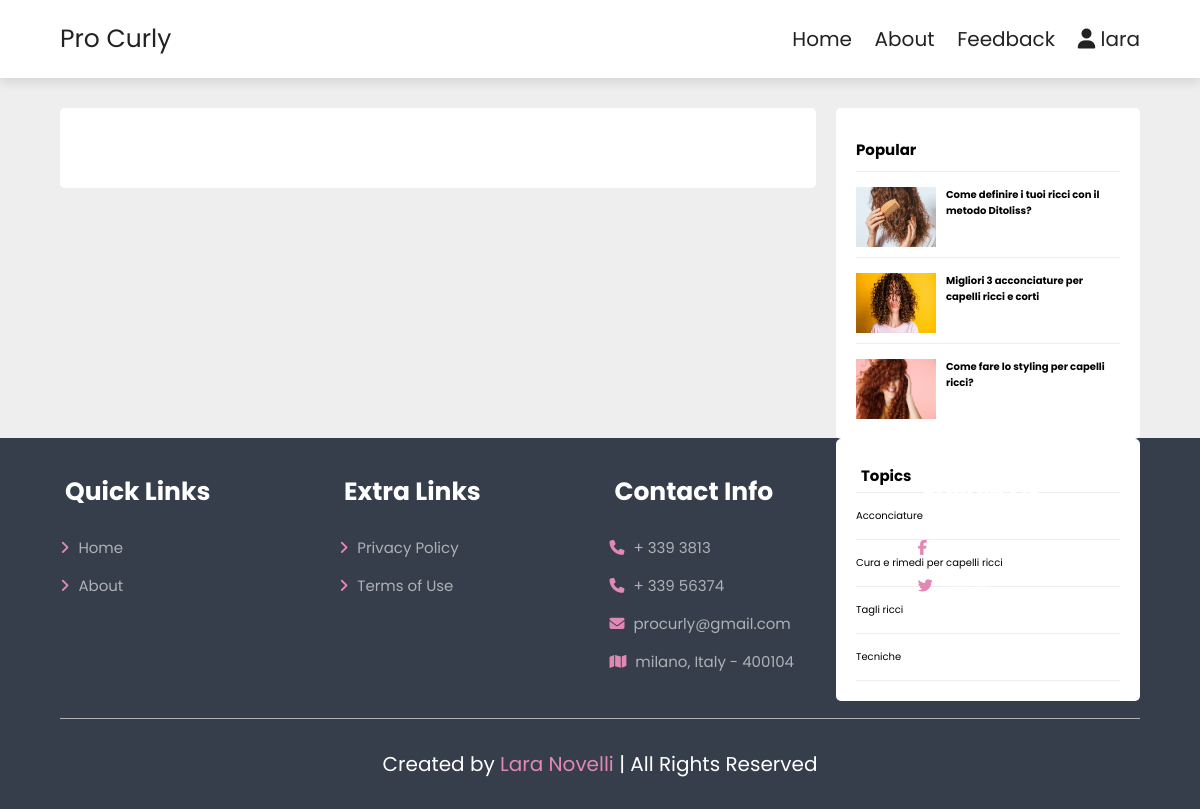
Page /php/post.php (signed in) on the committed database.
### tables this page shows
CREATE TABLE `posts` (
  `id` int(11) NOT NULL,
  `user_id` int(11) NOT NULL,
  `topic_id` int(11) DEFAULT NULL,
  `title` varchar(255) NOT NULL,
  `image` varchar(255) NOT NULL,
  `body` text NOT NULL,
  `published` tinyint(4) NOT NULL,
  `created_at` datetime NOT NULL DEFAULT CURRENT_TIMESTAMP
);

CREATE TABLE `topics` (
  `id` int(11) NOT NULL,
  `name` varchar(100) NOT NULL
);

### php/db.php (called while the page is built, shortened)
<?php
require('config.php');
function executeQuery($sql, $data)
{
    global $conn;
    $stmt = $conn->prepare($sql);
    $values = array_values($data);
    $types = str_repeat('s', count($values));
    $stmt->bind_param($types, ...$values);
    $stmt->execute();
    return $stmt;
}
function selectAll($table, $conditions = [])
{
    global $conn;
    $sql = "SELECT * FROM $table";
    if(empty($conditions)) {
        $stmt = $conn->prepare($sql);
        $stmt->execute();
        $records = $stmt ->get_result()->fetch_all(MYSQLI_ASSOC);
        return $records;
    }else{
        $i = 0;
        foreach($conditions as $key => $value) {
            if ($i === 0) {
                $sql = $sql . " WHERE $key=?";
            } else {
                $sql = $sql . " AND $key=?";
            }
            $i++;
        }
        $stmt = executeQuery($sql, $conditions);
        $records = $stmt ->get_result()->fetch_all(MYSQLI_ASSOC);
        return $records;
    }
}

### php/posts.php (called while the page is built, shortened)
<?php include(ROOT_PATH . "/db.php"); ?>
<?php
$table = 'posts';
$topics = selectAll('topics');
$posts = selectAll($table);

### php/post.php (the view, shortened to what this page needs)
<?php include(ROOT_PATH . "/posts.php");
usersOnly();?>
<?php
$topics = selectAll('topics');
$posts = selectAll('posts', ['published' => 1]);
?>
<!DOCTYPE html>
<html lang="en">
<head>
    <link rel="stylesheet" href="https://cdn.jsdelivr.net/npm/swiper@9/swiper-bundle.min.css"/>
    <link rel="stylesheet" href="https://cdnjs.cloudflare.com/ajax/libs/font-awesome/6.4.0/css/all.min.css">
    <link rel="stylesheet" href="../css/style.css">
</head>
<body>
<?php include(ROOT_PATH . "/../php/header.php") ?>
<section class="home-post clearfix">
    <div class="box-container single ">
    </div>
    <div class="sidebar single">
        <div class="section popular">
      <h2 class="section-title">Popular</h2>
      <?php $count = 0; ?>
      <?php foreach ($posts as $post): ?>
        <?php if ($count < 3): ?>
          <div class="post clearfix">
            <img src="<?php echo BASE_URL . '../blog/images/' . $post['image']; ?>" alt="">
            <a href="post.php?id=<?php echo $post['id']; ?>" class="title">
              <h4><?php echo $post['title']; ?></h4>
            </a>
          </div>
        <?php endif; ?>
        <?php $count++; ?>
      <?php endforeach; ?>
    </div>
        <div class="section topics">
            <h2 class="section-titile">Topics</h2>
            <ul>
                <?php foreach ($topics as $topic): ?>
                    <li><a href="<?php echo BASE_URL . 'php/index.php?topic_id=' . $topic['id'] . '&name' . $topic['name']; ?>"><?php echo $topic['name']; ?></a></li>
                <?php endforeach; ?>
            </div>
    </div>
</section>
<?php include(ROOT_PATH . "/../php/footer.php") ?>
</body>
</html>

### php/header.php (shortened to what this page needs)
<section class="header">
  <a href="<?php echo BASE_URL . 'php/index.php'?>" class="logo">Pro Curly</a>
  <nav class="navbar">
    <a href="<?php echo BASE_URL . 'php/index.php' ?>">Home</a>
    <a href="<?php echo BASE_URL . 'php/about.php' ?>">About</a>
    <a href="<?php echo BASE_URL . 'php/feedback.php' ?>">Feedback</a>
    <?php if (isset($_SESSION['id'])): ?>
      <a href="#">
        <i class="fa fa-user"></i>
        <?php echo $_SESSION['username']; ?>
      </a>
    <?php else: ?>
      <a href="<?php echo BASE_URL . 'php/register.php' ?>">Sign Up</a>
      <a href="<?php echo BASE_URL . 'php/login.php' ?>">Login Up</a>
    <?php endif; ?>
  </nav>
</section>

### php/footer.php
<section class="footer">
    <div class="box-container">
       <div class="box">
       <h3>Quick Links</h3>
        <a href="<?php echo BASE_URL . '/../php/index.php'?>"><i class="fa fa-angle-right" aria-hidden="true"></i> Home</a>
        <a href="<?php echo BASE_URL . '/../php/about.php'?>"><i class="fa fa-angle-right" aria-hidden="true"></i> About</a>
       </div>
       <div class="box">
        <h3>Extra Links</h3>
        <a href="<?php echo BASE_URL . '/../php/terms.php'?>"><i class="fa fa-angle-right" aria-hidden="true"></i> Privacy Policy</a>
        <a href="<?php echo BASE_URL . '/../php/terms.php'?>"><i class="fa fa-angle-right" aria-hidden="true"></i> Terms of Use</a>
       </div>
       <div class="box">
        <h3>Contact Info</h3>
        <a href="#"><i class="fa fa-phone" aria-hidden="true"></i> + 339 3813</a>
        <a href="#"><i class="fa fa-phone" aria-hidden="true"></i> + 339 56374</a>
        <a href="#"><i class="fa-solid fa-envelope"></i> procurly@gmail.com</a>
        <a href="#"><i class="fas fa-map"></i> milano, Italy - 400104 </a>
       </div>
       <div class="box">
        <h3>Follow Us</h3>
        <a href=""><i class="fa-brands fa-facebook-f"></i> Facebook</a>
        <a href="#"><i class="fab fa-twitter"></i> Twitter</a>
        </div>
    </div>
    <div class="credit"> Created by <span> Lara Novelli</span> | All Rights Reserved </div>
</section>

### css/style.css (style rules this page uses)
:root { --main-color: #e288b4; --black: #222; --white: #fff; --light-black: #777; --light-white: #fff9; --dark-bg: rgba(0,0,0,.7); --light-bg:#eee; --border: .1rem solid var(--black); --box-shadow: 0 .5rem 1rem rgba(0,0,0,.1); --text-box-shadow: 0 1.5rem 3rem rgba(0,0,0,.3); }
* { font-family: 'Poppins', sans-serif; margin: 0; padding: 0; box-sizing: border-box; outline: none; border: none; text-decoration: none; }
html { font-size: 62.5%; overflow-x: hidden; }
.clearfix::after { content: ''; display: block; clear: both; }
section { padding: 5rem 10%; }
.header { position: sticky; top:0; left: 0; right: 0; z-index: 1000; background-color: var(--white); display: flex; padding-top: 2rem; padding-bottom: 2rem; box-shadow: var(--box-shadow); align-items: center; justify-content: space-between; }
.header .logo { font-size: 2.5rem; color: var(--black); }
.header .navbar a { font-size: 2rem; margin-left: 2rem; color: var(--black); }
.footer { background-image: url("../images/footer-bg.png"); background-repeat: repeat; background-size: cover; background-position: center; }
.footer .box-container { display: grid; grid-template-columns: auto auto auto auto; gap: 3rem; }
.footer .box-container .box h3 { color: var(--white); font-size: 2.5rem; padding-bottom: 2rem; }
.footer .box-container .box a { color: var(--light-white); font-size: 1.5rem; padding-bottom: 1.5rem; display: block; }
.footer .box-container .box a i { color: var(--main-color); padding-right: .5rem; transition: .2s linear; }
.footer .credit { text-align: center; padding-top: 3rem; margin-top: 3rem; border-top: .1rem solid var(--light-white); font-size: 2rem; color: var(--white); }
.footer .credit span { color: var(--main-color); }
h1, h2, h3, h4, h5, h6 { margin: 5px; }
a { color: inherit; }
.home-post { background: var(--light-bg); }
.home-post .box-container { width: 70%; float: left; }
.home-post .sidebar { width: 30%; float: left; height: 300px; }
.home-post .sidebar .section { background: var(--white); padding: 20px; border-radius: 5px; margin-left: 20px; }
.home-post .sidebar .section .section-title { margin: 10px 0px 10px 0px; }
.home-post .sidebar .section.topics ul { margin: 0px; padding: 0px; list-style: none; border-top: 1px solid var(--light-bg); }
.home-post .sidebar .section.topics ul li a { display: block; padding: 15px 0px 15px 0px; border-bottom: 1px solid var(--light-bg); transition: all .3s; }
.home-post .box-container.single { background: var(--white); padding: 20px 50px; font-size: 1.1rem; border-radius: 5px; }
.home-post .popular .post { border-top: 1px solid var(--light-bg); margin-top: 10px; padding-top: 10px; }
.home-post .popular .post img { height: 60px; width: 80px; float: left; margin-right: 10px; }
.home-post .box-container { padding: 20px 50px; font-size: 1.1rem; border-radius: 5px; }
@media (max-width:1200px) { section { padding: 3rem 5%; } }

### rows in the picture
posts: image (picture), title "Come definire i tuoi ricci con il metodo Ditoliss?"
posts: image (picture), title "Migliori 3 acconciature per capelli ricci e corti"
posts: image (picture), title "Come fare lo styling per capelli ricci?"
topics: name "Acconciature"
topics: name "Cura e rimedi per capelli ricci"
topics: name "Tagli ricci"
topics: name "Tecniche"

### other values in the picture
$_SESSION['username'] "lara"
